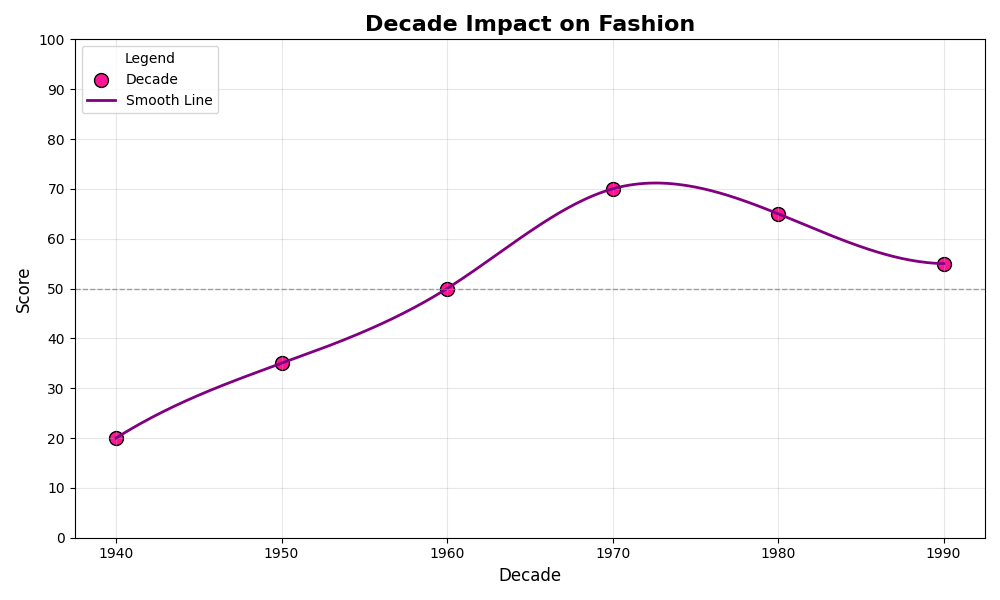

This figure's Python source:
import numpy as np
import matplotlib.pyplot as plt
from scipy.interpolate import make_interp_spline

# Define decades and their influence scores
decades = np.array([1940, 1950, 1960, 1970, 1980, 1990])
influence_scores = np.array([20, 35, 50, 70, 65, 55])

# Generate smooth curve using spline interpolation
decades_smooth = np.linspace(decades.min(), decades.max(), 300)
spline = make_interp_spline(decades, influence_scores, k=3)
influence_scores_smooth = spline(decades_smooth)

# Plot setup
plt.figure(figsize=(10, 6))
plt.scatter(decades, influence_scores, color='deeppink', label='Decade', s=100, edgecolor='black')
plt.plot(decades_smooth, influence_scores_smooth, color='purple', linestyle='-', linewidth=2, label='Smooth Line')

# Title, labels, and legend
plt.title('Decade Impact on Fashion', fontsize=16, fontweight='bold')
plt.xlabel('Decade', fontsize=12)
plt.ylabel('Score', fontsize=12)
plt.xticks(decades)
plt.yticks(range(0, 101, 10))
plt.legend(title='Legend', loc='upper left')

# Grid and horizontal reference line
plt.grid(alpha=0.3)
plt.axhline(y=50, color='gray', linestyle='--', linewidth=1, alpha=0.7)

# Automatically adjust layout
plt.tight_layout()

# Show plot
plt.show()
